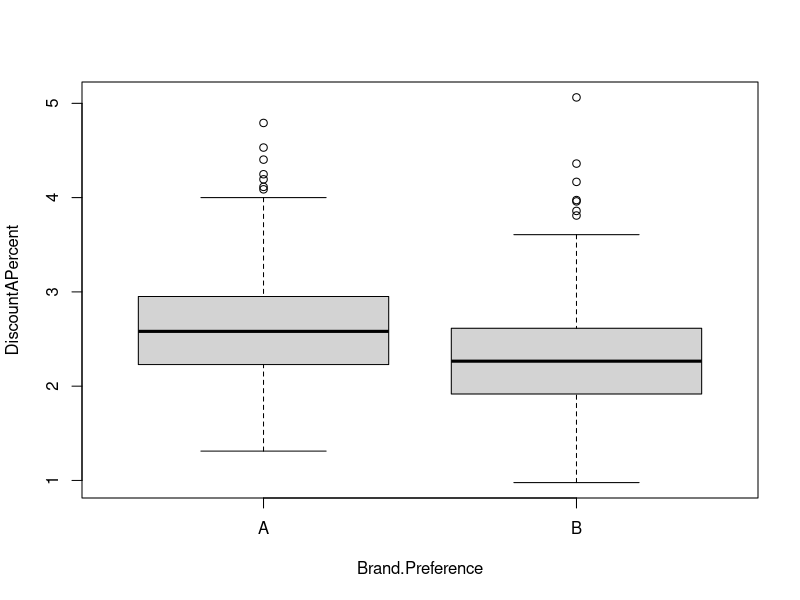
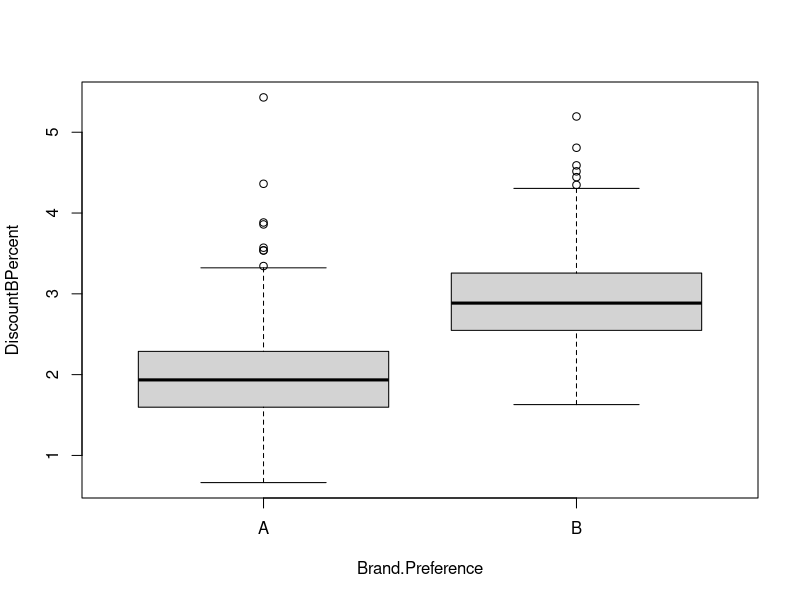
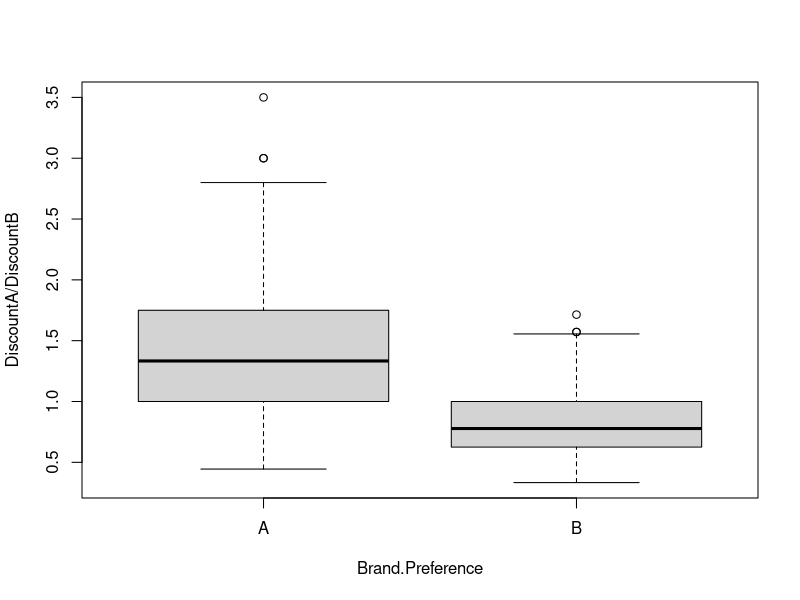
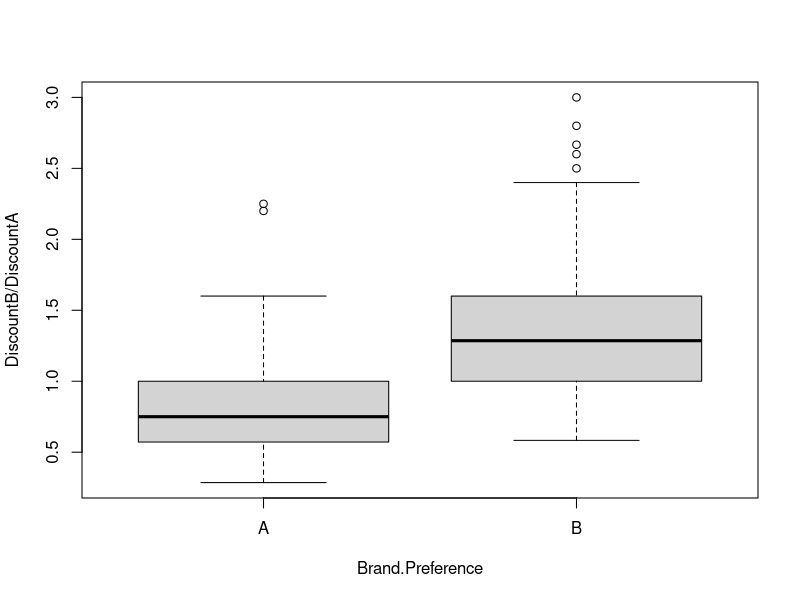
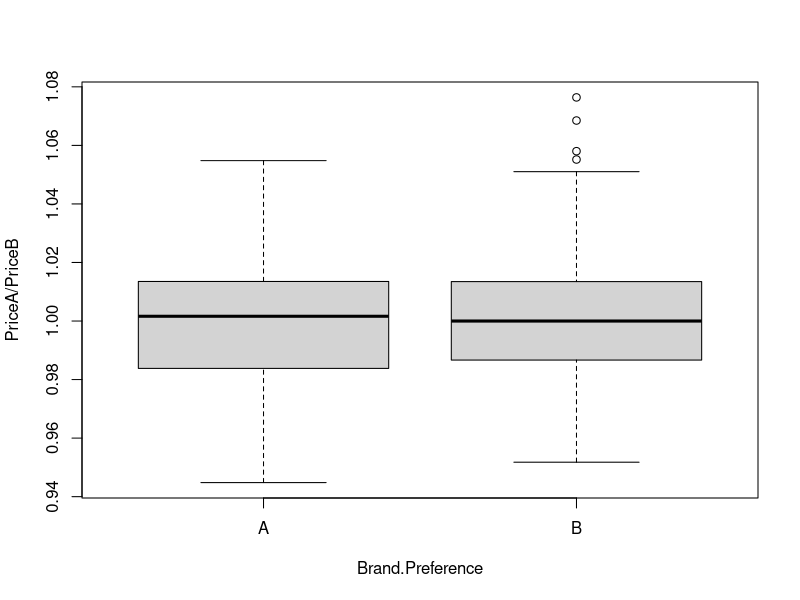
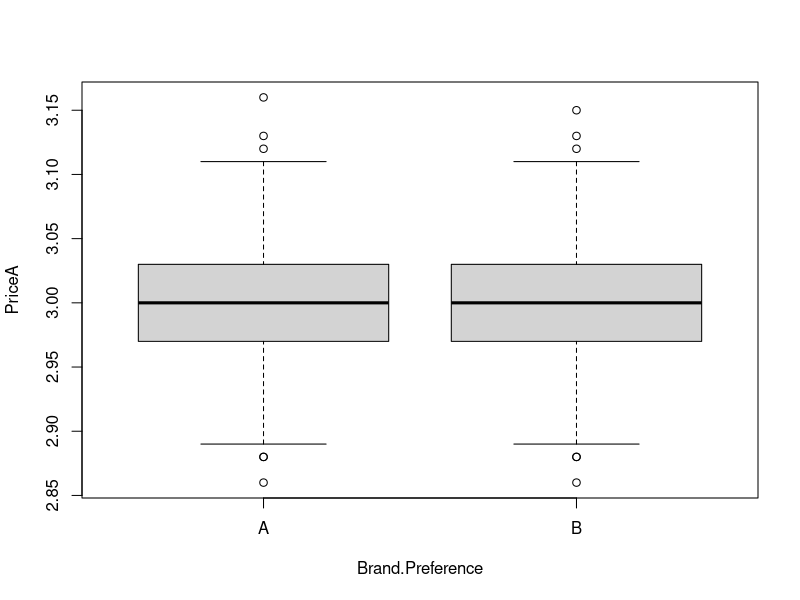
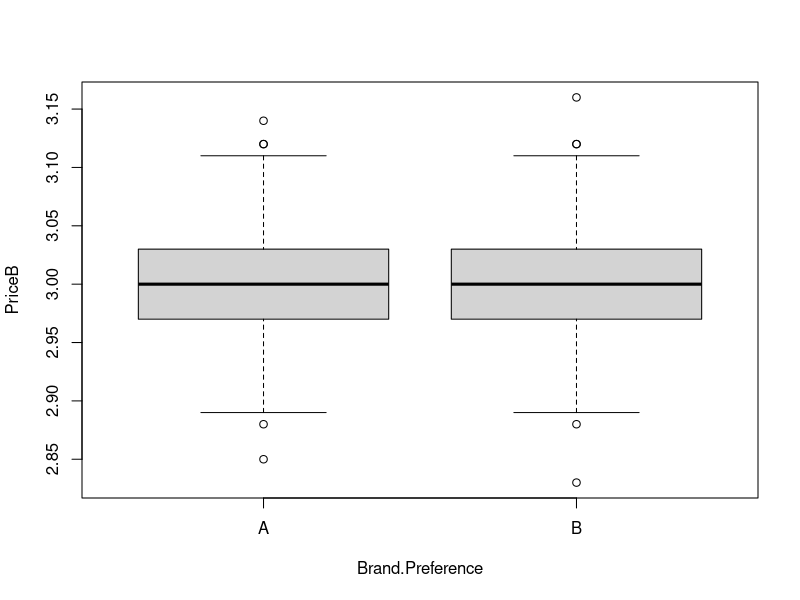
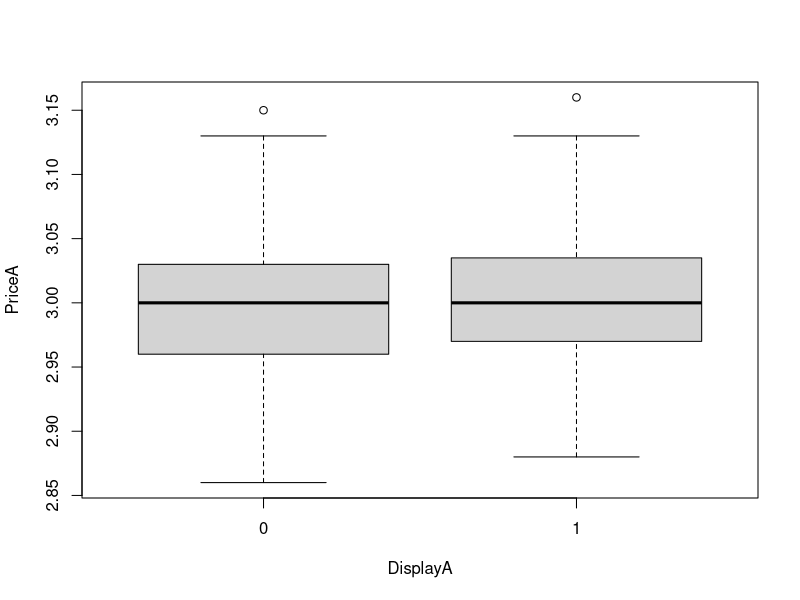

These charts were generated, in order, by the following R code:
setwd("C:/Users/galyech/OneDrive - Microsoft/Personal/MBA/R") # change this directory to your working directory

#Installing packages

#install.packages('party')
#install.packages('forecast')
#install.packages('caret') # this is the relevant ml package
#install.packages('e1071', dependencies=TRUE) 
library(caret)
library('e1071')
library(forecast)
library(party)

# READ DB
mydf <-  read.csv("Cereal.csv") 

# preprocess , thoughts and stuff:
# DisplayA and DisplayB should be categorials / factor because they are boolean
# maybe we want to know how much the discount percentage is meaningful for the customer. 
# ie: PriceA+DiscountA is the real price. DiscountA/(PriceA+DiscountA) for example is 10% but for B is 20% 
# so the customer prefers B.

# factoring DisplayA and DisplayB
mydf$DisplayA = factor(mydf$DisplayA)
mydf$DisplayB = factor(mydf$DisplayB)
mydf$Brand.Preference = factor(mydf$Brand.Preference)

# Adding new column for how much the discount percentage
mydf$DiscountAPercent=as.numeric(format(round(mydf$DiscountA/(mydf$DiscountA+mydf$PriceA)*100, 3)))
mydf$DiscountBPercent=as.numeric(format(round(mydf$DiscountB/(mydf$DiscountB+mydf$PriceB)*100, 3)))

# Checking relation between DiscountAPercent and Brand.Preference
# we want to understand if theres a connection between the discount and the preference
plot(DiscountAPercent ~ Brand.Preference , data = mydf)
plot(DiscountBPercent ~ Brand.Preference , data = mydf)
# conclusion - when the discount percentage for B is higher- customers buy more B. 
# when the discount for A is higher than B the pref is not definite for A

# Checking the discount for A relatively to B.
plot(DiscountA/DiscountB ~ Brand.Preference, data = mydf)
plot(DiscountB/DiscountA ~ Brand.Preference, data = mydf)
# conclusion - when the discount for A is higher than B, customers buy more A, and vice versa, people looooove higher discounts

# The prices are quite similar so does the preference 
plot(PriceA/PriceB ~ Brand.Preference, data = mydf)
plot(PriceA ~ Brand.Preference, data = mydf)
plot(PriceB ~ Brand.Preference, data = mydf)
# conclusion - the final price doesnt affect the pref

# Checking the affect that the price has on the display on the sales shelf
plot(PriceA ~ DisplayA, data = mydf)
plot(PriceB ~ DisplayB, data = mydf)
# conclusion - The final price doesn`t affect much of the display in sales shelf

# checking how the discount percentage of A affects the display on the sales shelf
plot(DiscountAPercent ~ DisplayA, data = mydf)
plot(DiscountBPercent ~ DisplayB, data = mydf)
# conclusion - The discount percentage of B a little bit affect the display on the sales shelf, but for A it's not a thing

# Loyalty affects preferences.. walla
plot(LoyaltyA ~ Brand.Preference, data = mydf)
plot(LoyaltyB ~ Brand.Preference, data = mydf)

#How many times only A was on display and they chose A
countAOnDisplayA <- as.numeric(nrow(mydf[mydf$Brand.Preference == "A" & mydf$DisplayA == 1 & mydf$DisplayB == 0,]))
#How many times only B was on display and they chose A
countBOnDisplayA <- as.numeric(nrow(mydf[mydf$Brand.Preference == "A" & mydf$DisplayB == 1 & mydf$DisplayA == 0,]))
#How many times both were on display and they chose A 
countBothOnDisplayA <- as.numeric(nrow(mydf[mydf$Brand.Preference == "A" & mydf$DisplayA == 1 & mydf$DisplayB == 1,]))
#How many times none were on display and they chose A 
countNoneOnDisplayA <- as.numeric(nrow(mydf[mydf$Brand.Preference == "A" & mydf$DisplayA == 0 & mydf$DisplayB == 0,]))

#How many times only A was on display and they chose B 
countAOnDisplayB <- as.numeric(nrow(mydf[mydf$Brand.Preference == "B" & mydf$DisplayA == 1 & mydf$DisplayB == 0,]))
#How many times only B was on display and they chose B 
countBOnDisplayB <- as.numeric(nrow(mydf[mydf$Brand.Preference == "B" & mydf$DisplayB == 1 & mydf$DisplayA == 0,]))
#How many times both were on display and they chose B 
countBothOnDisplayB <- as.numeric(nrow(mydf[mydf$Brand.Preference == "B" & mydf$DisplayA == 1 & mydf$DisplayB == 1,]))
#How many times none were on display and they chose B 
countNoneOnDisplayB <- as.numeric(nrow(mydf[mydf$Brand.Preference == "B" & mydf$DisplayA == 0 & mydf$DisplayB == 0,]))

colors = c("blue","red")
whichOnDisplay <-  c("None","Only A","Only B", "Both") 
preferences <-c("Choose A","Choose B")
# Create the matrix of the values.
Values <- matrix(c(countAOnDisplayA, countBOnDisplayA, countBothOnDisplayA, countNoneOnDisplayA,countAOnDisplayB,countBOnDisplayB,countBothOnDisplayB,countNoneOnDisplayB), nrow = 2, ncol = 4, byrow = TRUE)
# Create the bar chart
barplot(Values, main = "total revenue", names.arg = whichOnDisplay, xlab = "WhichOnDisplay", ylab = "revenue", col = colors)
# Add the legend to the chart
legend("topleft", preferences, cex = 1.3, fill = colors)
# conclusion - when none is on the sales shelf - A gets bigger attention. 
# in the rest of the times, B is much more dominant 
# conclusion - customers don't like to see A on the sales shelf!
